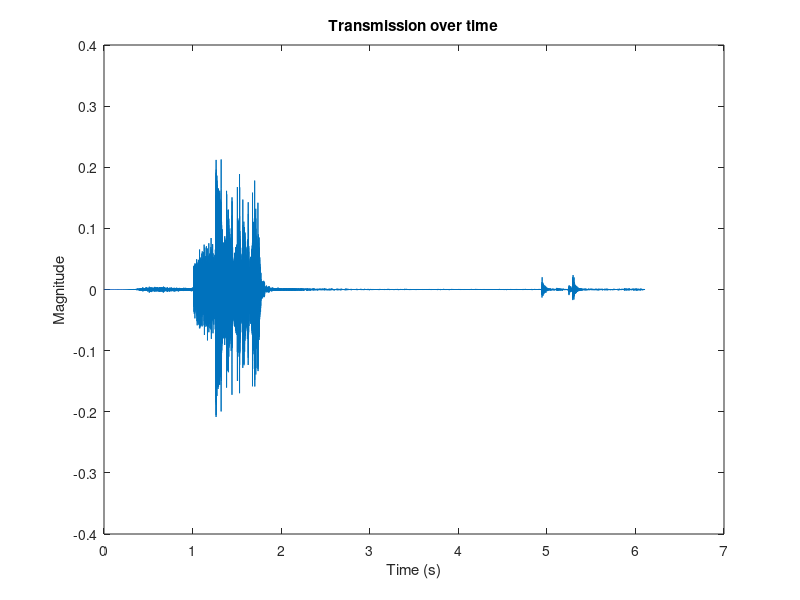

Write the MATLAB code that produced this figure. (Note: this script raises an error after producing the figure.)
close all
clear

load short_modem_rx.mat

%% Plot Signal
figure(1);
t = (0:length(y_r)-1) / Fs;
plot(t,y_r)
title("Transmission over time")
xlabel("Time (s)")
ylabel("Magnitude")

%%
% The received signal includes a bunch of samples from before the
% transmission started so we need discard these samples that occurred before
% the transmission started. 

start_idx = find_start_of_signal(y_r,x_sync);
% start_idx now contains the location in y_r where x_sync begins
% we need to offset by the length of x_sync to only include the signal
% we are interested in
y_t = y_r(start_idx+length(x_sync):end); % y_t is the signal which starts at the beginning of the transmission



% convert to a string assuming that x_d is a vector of 1s and 0s
% representing the decoded bits
% BitsToString(x_d)
